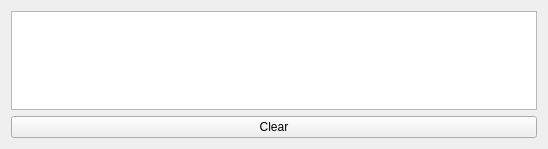
<?xml version="1.0" encoding="UTF-8"?>
<ui version="4.0">
 <class>messages_widget</class>
 <widget class="QWidget" name="messages_widget">
  <property name="geometry">
   <rect>
    <x>0</x>
    <y>0</y>
    <width>548</width>
    <height>149</height>
   </rect>
  </property>
  <property name="minimumSize">
   <size>
    <width>0</width>
    <height>0</height>
   </size>
  </property>
  <property name="windowTitle">
   <string>Edit Overlay</string>
  </property>
  <property name="styleSheet">
   <string notr="true">QDoubleSpinBox:disabled {background-color: LightGray;}
</string>
  </property>
  <layout class="QVBoxLayout" name="verticalLayout_2">
   <item>
    <widget class="QTextEdit" name="text">
     <property name="readOnly">
      <bool>true</bool>
     </property>
    </widget>
   </item>
   <item>
    <widget class="QPushButton" name="clear">
     <property name="text">
      <string>Clear</string>
     </property>
    </widget>
   </item>
  </layout>
 </widget>
 <tabstops>
  <tabstop>text</tabstop>
  <tabstop>clear</tabstop>
 </tabstops>
 <resources/>
 <connections/>
</ui>
